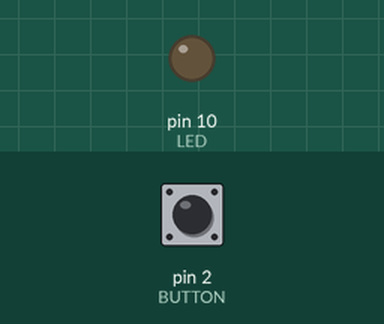
This sketch was run on a simulated Arduino Uno, built with avr-gcc and run on an emulated ATmega328P. Parts: output pins drawn as LEDs (lit = HIGH). The inputs (shaded band) are chosen by the test bench; at power-on: pin 2 (BUTTON) HIGH.

Above: at 1.2 s.
1.3 s: pin 2 (BUTTON) pulled LOW for 0.15 s
At 2.6 s:
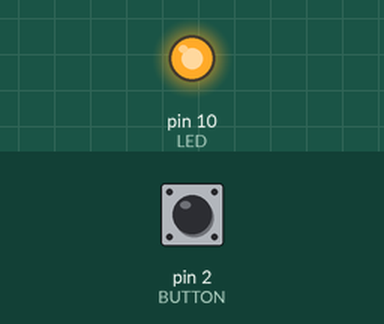
2.9 s: pin 2 (BUTTON) pulled LOW for 3.2 s
At 3.2 s:
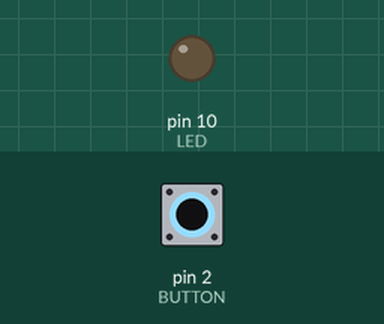
Timing chart, 0 to 7.6 s (numbered marks = the images above; inputs shaded):
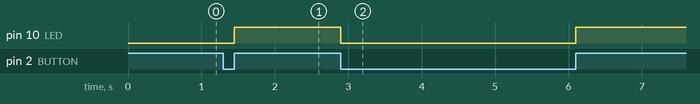

The sketch:

4-wait_button.ino
```cpp
const int LED = 10;
const int BUTTON = 2;
bool state = true;

void setup() {

  pinMode(LED, OUTPUT);       // We can use '1' instead of 'OUTPUT'
  pinMode(BUTTON, INPUT);     // We can use '0' instead of 'INPUT'

}

void loop() {

  while (state) {
    if (digitalRead(BUTTON) == 0) {
       digitalWrite(LED, 0);
       state = false;
    }
  }

  if (digitalRead(BUTTON) == 1) {
       digitalWrite(LED, 1);
       state = true;
    }
}
```

Measured:
- after the input at 1.3 s, pin 10 (LED): LOW → HIGH after 0.15 s
- after the input at 2.9 s, pin 10 (LED): HIGH → LOW at once, → HIGH 3.2 s later
